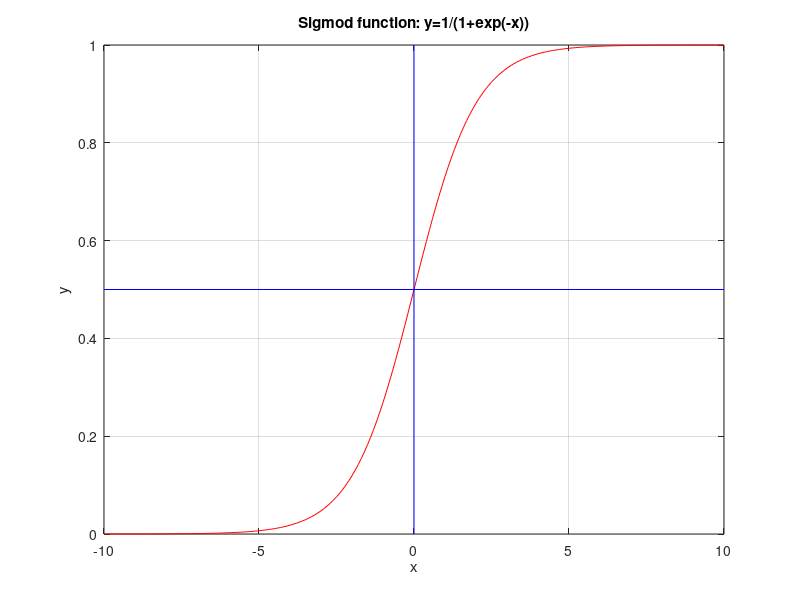

MATLAB code to generate this figure:
%% plot sigmod
figure(2)
x=-10:0.1:10
y=1./(1+exp(-x));
plot(x,y,'r')
grid on
hold on
plot([x(1) x(end)],[0.5 0.5],'b')
plot([0 0],[0 1],'b')

xlabel('x')
ylabel('y')

title('Sigmod function: y=1/(1+exp(-x))')
